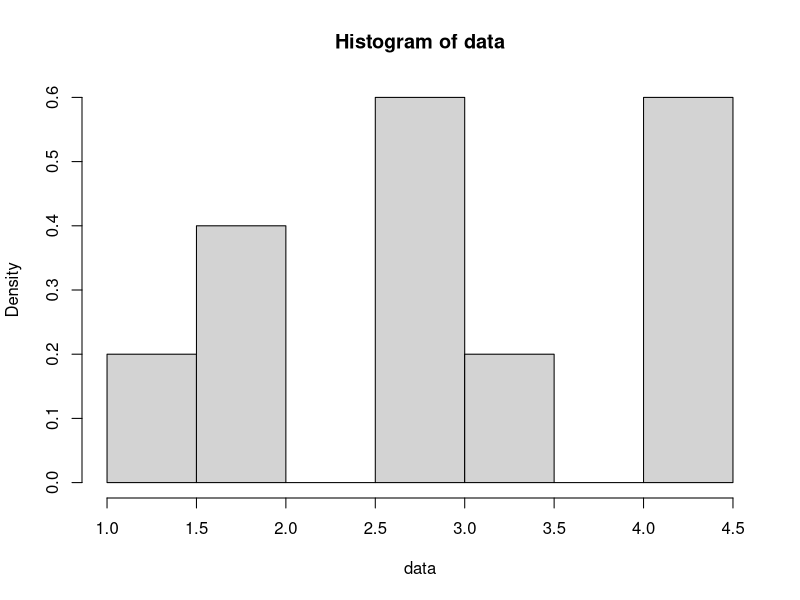
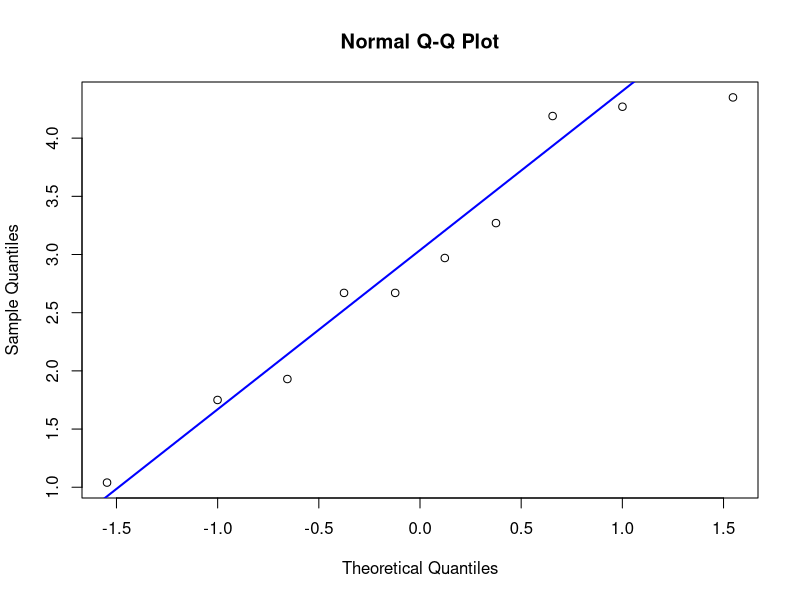
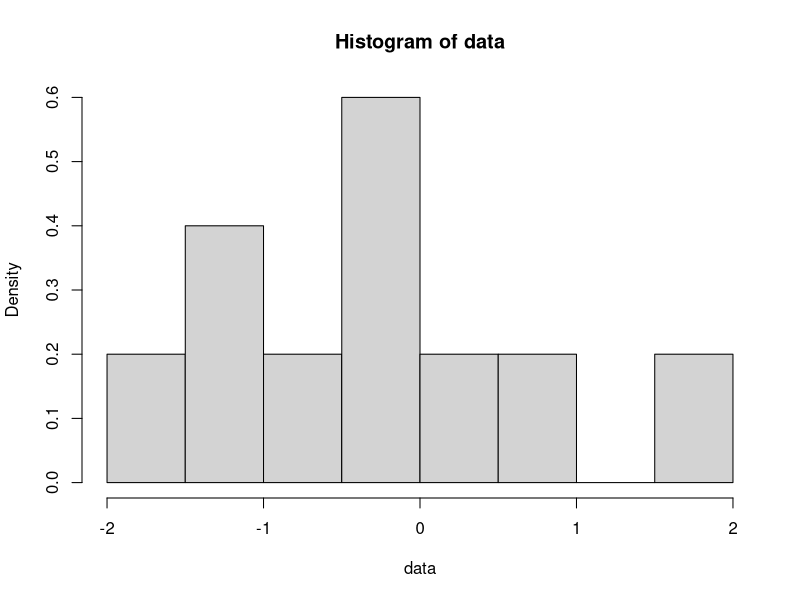
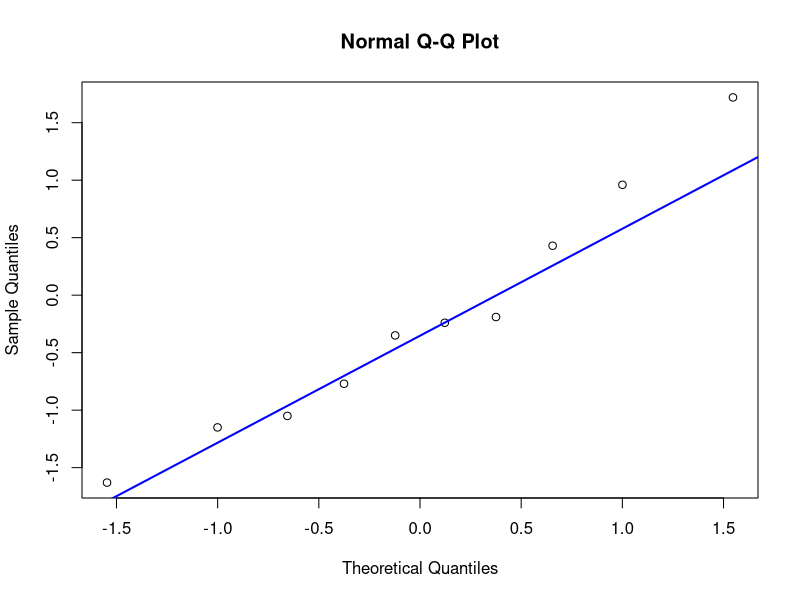
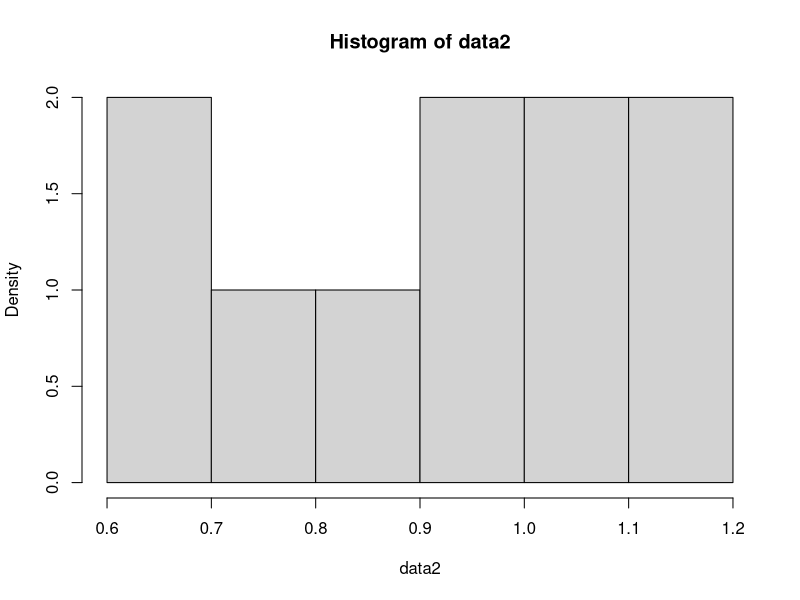
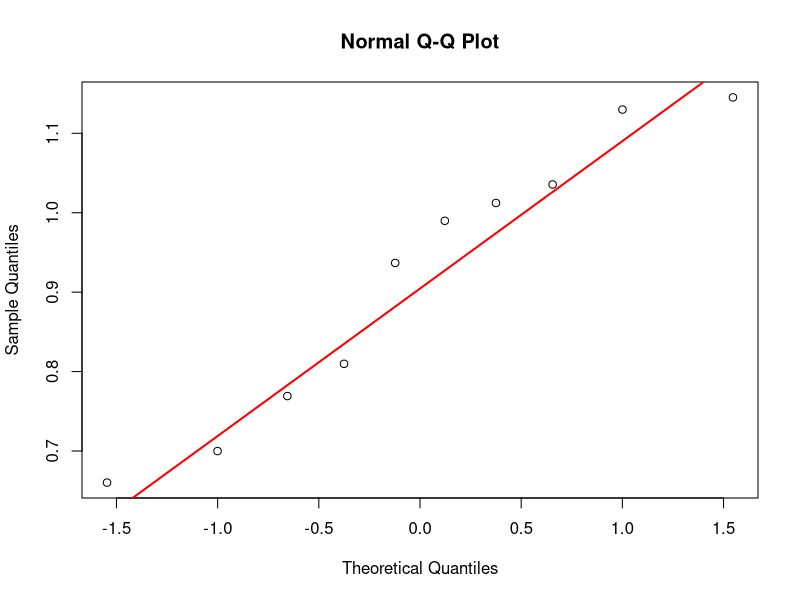

Generate these figures, in order, with R:
# 3-5
# 1
qnorm(0.5 + 0.6528/2)

# 2
# pnorm(1.82) - pnorm(z) = 0.59
qnorm(pnorm(1.82)-0.59)

# 3
qnorm(0.2)

# 4
qnorm(1-0.125)

# 5
qnorm(0.5+0.668/2)

# 6
qnorm(pnorm(2)-0.888)

# 3-19
# 1
m = 0.05
sd = 1.5
x = 0
1-pnorm((x-m)/sd)
1-pnorm(x,mean=m,sd=sd)

# 2
x = 2.8
2*(1-pnorm((x-m)/sd))
2*(1-pnorm(x,mean=m,sd=sd))

# 3
qnorm(0.8)*1.5+0.05
qnorm(0.8,mean=0.05,sd=1.5)

# 4-17
# 1
m = 0.8*2
x = 0
p = dpois(x,m)
p
#2
# 이항분포 이용 
n = 100
x = 15
pbinom(x,n,p)

# 정규분포 근사 
M = n*p
sd = sqrt(n*p*(1-p)) 
pnorm(x,mean=M,sd=sd)

# 6-24
# 1
data <- c(2.97, 4.35, 2.67, 3.27, 1.75, 4.27, 4.19, 2.67, 1.04, 1.93)
hist(data, prob=T)
qqnorm(y=data)
qqline(y=data, col="blue", lwd=2)

# 2
data <- c(-0.19, -1.15, -1.63, -0.35, 0.96, 0.43, -1.05, -0.77, -0.24, 1.72)
hist(data, prob=T)
qqnorm(y=data)
qqline(y=data, col="blue", lwd=2)

# 변형 
data2<-sqrt(sqrt(abs(data)))
hist(data2, prob=T)
qqnorm(y=data2)
qqline(y=data2, col="red", lwd=2)


# CHAP 9
# 3-7
# 1
m = 455
n = 9
s = 3.459

q <- qnorm(0.02)
q
a = 450-q*(s/3)
a
pnorm(450,a,s/3)

#2
pnorm(450,452.368,s)


# 3-11
# 2
m = 20
s = 5
n = 100
# P(X >= 20.75)
1-pnorm(20.75,mean=m,sd=s/sqrt(n))

